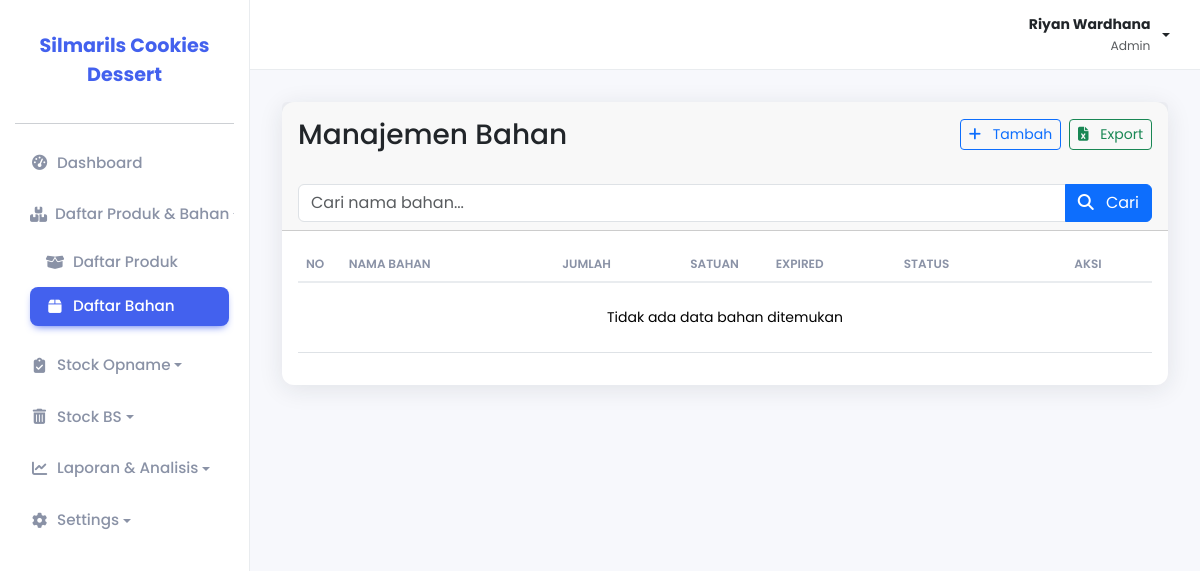
Page /pages/bahan/index.php (signed in) on the earlier database version.
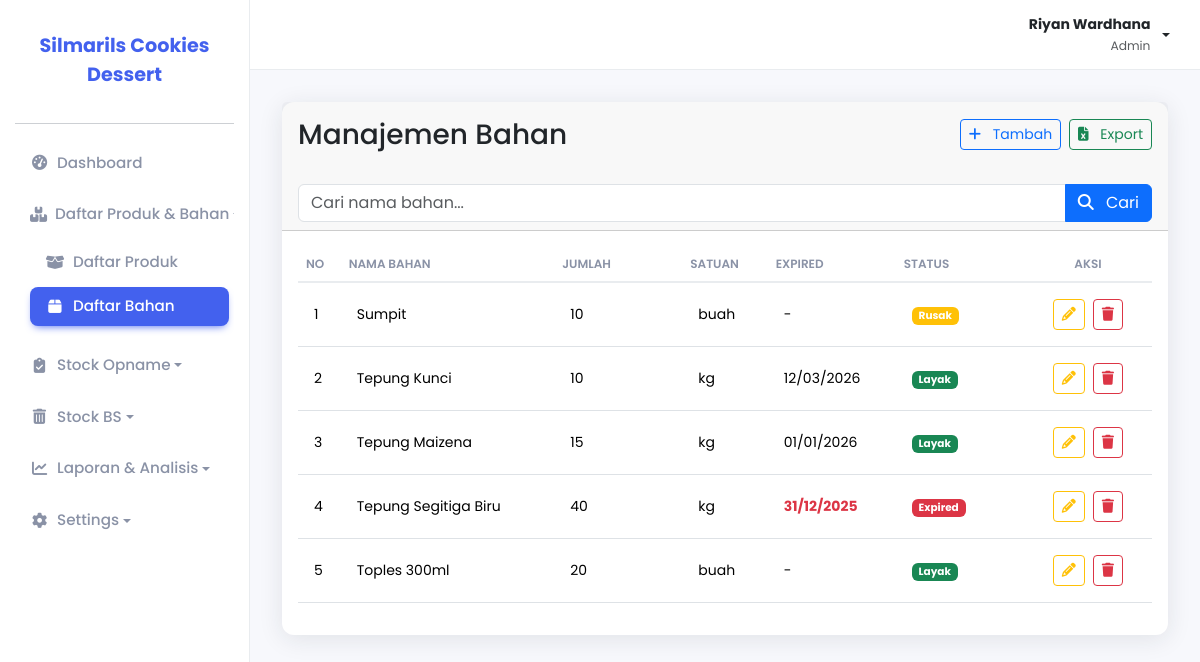
Same page on the later database version.
### tables this page shows
CREATE TABLE `bahan` (
  `nama_bahan` varchar(255) NOT NULL,
  `jumlah_bahan` int NOT NULL,
  `satuan_jumlah` varchar(255) NOT NULL,
  `tanggal_expired` date DEFAULT NULL,
  `status` enum('Layak','Rusak','Expired') NOT NULL DEFAULT 'Layak'
);

### pages/bahan/index.php (the view, shortened to what this page needs)
<?php
include_once(__DIR__ . '/../../includes/header.php');
$records_per_page = 20;
$current_page = isset($_GET['page']) && is_numeric($_GET['page']) ? (int)$_GET['page'] : 1;
$offset = ($current_page - 1) * $records_per_page;
$search_term = $_GET['search'] ?? '';
$search_query = "%" . $search_term . "%";
$stmt = $pdo->prepare("SELECT * FROM bahan
                      WHERE nama_bahan LIKE ?
                      ORDER BY nama_bahan ASC
                      LIMIT ? OFFSET ?");
$stmt->bindValue(1, $search_query, PDO::PARAM_STR);
$stmt->bindValue(2, $records_per_page, PDO::PARAM_INT);
$stmt->bindValue(3, $offset, PDO::PARAM_INT);
$stmt->execute();
?>
<div class="card">
    <div class="card-header">
        <div class="row align-items-center mb-4">
            <div class="col-sm-6 my-2">
                <h1 class="h3 mb-0">Manajemen Bahan</h1>
            </div>
            <div class="col-sm-6 text-sm-end mt-2 mt-sm-0">
                <div class="d-flex justify-content-end gap-2">
                    <a href="tambah.php" class="btn btn-outline-primary btn-sm">
                        <i class="fas fa-plus me-2"></i> Tambah
                    </a>
                    <a href="export_excel.php" class="btn btn-outline-success btn-sm">
                        <i class="fas fa-file-excel me-2"></i> Export
                    </a>
                </div>
            </div>
        </div>
        <form method="GET" action="">
            <div class="input-group">
                <input type="text" class="form-control" name="search" placeholder="Cari nama bahan..." value="<?php echo htmlspecialchars($search_term); ?>">
                <button type="submit" class="btn btn-primary">
                    <i class="fas fa-search me-2"></i> Cari
                </button>
            </div>
        </form>
    </div>
    <div class="card-body">
        <div class="table-responsive">
            <table class="table table-modern">
                <thead class="table-light">
                    <tr>
                        <th width="5%">No</th>
                        <th width="25%">Nama Bahan</th>
                        <th width="15%">Jumlah</th>
                        <th width="10%">Satuan</th>
                        <th width="15%">Expired</th>
                        <th width="15%">Status</th>
                        <th width="15%" class="text-center">Aksi</th>
                    </tr>
                </thead>
                <tbody>
                    <?php
                    $no = $offset + 1;
                    if ($stmt->rowCount() > 0) {
                        while ($row = $stmt->fetch(PDO::FETCH_ASSOC)) {
                            $status = $row['status'];
                            $badge_color = '';
                            if ($status == 'Layak') {
                                $badge_color = 'success';
                            } elseif ($status == 'Rusak') {
                                $badge_color = 'warning';
                            } elseif ($status == 'Expired') {
                                $badge_color = 'danger';
                            }
                    ?>
                            <tr>
                                <td><?php echo $no++; ?></td>
                                <td><?php echo htmlspecialchars($row['nama_bahan']); ?></td>
                                <td><?php echo number_format($row['jumlah_bahan'], 0, ',', '.'); ?></td>
                                <td><?php echo htmlspecialchars($row['satuan_jumlah']); ?></td>
                                <td class="<?php echo ($status == 'Expired') ? 'text-danger fw-bold' : ''; ?>">
                                    <?php echo $row['tanggal_expired'] ? date('d/m/Y', strtotime($row['tanggal_expired'])) : '-'; ?>
                                </td>
                                <td>
                                    <span class="badge bg-<?php echo $badge_color; ?>">
                                        <?php echo $status; ?>
                                    </span>
                                </td>
                                <td class="text-center">
                                    <div class="d-flex justify-content-center gap-2">
                                        <a href="edit.php?id=<?php echo urlencode($row['nama_bahan']); ?>" class="btn btn-sm btn-outline-warning" title="Edit">
                                            <i class="fa-solid fa-pencil"></i>
                                        </a>
                                        <a href="proses.php?action=hapus&id=<?php echo urlencode($row['nama_bahan']); ?>" class="btn btn-sm btn-outline-danger" title="Hapus" onclick="return confirm('Apakah Anda yakin ingin menghapus bahan ini?');">
                                            <i class="fa-solid fa-trash"></i>
                                        </a>
                                    </div>
                                </td>
                            </tr>
                    <?php
                        }
                    } else {
                        echo '<tr><td colspan="7" class="text-center py-4">Tidak ada data bahan ditemukan</td></tr>';
                    }
                    ?>
                </tbody>
            </table>
        </div>
    </div>
</div>
<?php
include_once(__DIR__ . '/../../includes/footer.php');
?>

### includes/header.php (shortened to what this page needs)
<!doctype html>
<html lang="id">
<head>
            <link rel="stylesheet" href="https://cdnjs.cloudflare.com/ajax/libs/font-awesome/6.2.0/css/all.min.css">
            <link rel="stylesheet" href="https://cdn.jsdelivr.net/npm/sweetalert2@11/dist/sweetalert2.min.css">
            <link href="https://cdn.jsdelivr.net/npm/bootstrap@5.3.3/dist/css/bootstrap.min.css" rel="stylesheet">
            <link rel="stylesheet" href="https://cdnjs.cloudflare.com/ajax/libs/font-awesome/6.5.2/css/all.min.css" />
            <link href="<?php echo BASE_URL; ?>assets/css/style.css" rel="stylesheet">
</head>
<body>
            <div class="top-header">
                        <div class="dropdown profile">
                                    <a href="#" class="d-flex align-items-center link-dark text-decoration-none dropdown-toggle" id="dropdownUser" data-bs-toggle="dropdown" aria-expanded="false">
                                                <div class="text-end me-2">
                                                            <span class="fw-bold"><?php echo htmlspecialchars($_SESSION['nama_lengkap']); ?></span><br>
                                                            <small class="text-muted text-capitalize"><?php echo htmlspecialchars($_SESSION['level']); ?></small>
                                                </div>
                                    </a>
                        </div>
            </div>
            <div class="d-flex">
                        <?php include_once('sidebar.php'); ?>
                        <div class="main-content flex-grow-1">

### includes/sidebar.php (shortened to what this page needs)
<?php
function is_active($path_segment)
{
    return strpos($_SERVER['REQUEST_URI'], $path_segment) !== false;
}
?>
<div class="sidebar">
    <a href="<?php echo BASE_URL; ?>" class="sidebar-brand">
        <span><?php echo defined('NAMA_WEBSITE') ? NAMA_WEBSITE : 'Sistem Inventori'; ?></span>
    </a>
    <hr>
    <div class="sidebar-scrollable">
        <a href="<?php echo BASE_URL; ?>" class="<?php echo (strpos($_SERVER['REQUEST_URI'], '/pages/') === false) ? 'active' : ''; ?>">
            <i class="fas fa-tachometer-alt fa-fw me-2"></i> <span>Dashboard</span>
        </a>
        <?php
        $is_daftar_active = is_active('pages/produk') || is_active('pages/bahan');
        ?>
        <a href="#daftarSubmenu" data-bs-toggle="collapse" class="dropdown-toggle <?php echo $is_daftar_active ? '' : 'collapsed'; ?>" aria-expanded="<?php echo $is_daftar_active ? 'true' : 'false'; ?>">
            <i class="fas fa-boxes fa-fw me-2"></i> <span>Daftar Produk & Bahan</span>
        </a>
        <ul class="collapse list-unstyled <?php echo $is_daftar_active ? 'show' : ''; ?>" id="daftarSubmenu">
            <li>
                <a href="<?php echo BASE_URL; ?>pages/produk/" class="<?php echo is_active('pages/produk') ? 'active' : ''; ?>">
                    <i class="fas fa-box-open fa-fw me-2"></i> Daftar Produk
                </a>
            </li>
            <li>
                <a href="<?php echo BASE_URL; ?>pages/bahan/" class="<?php echo is_active('pages/bahan') ? 'active' : ''; ?>">
                    <i class="fas fa-box fa-fw me-2"></i> Daftar Bahan
                </a>
            </li>
        </ul>
        <?php
        $is_opname_active = is_active('pages/stok_opname/produk') || is_active('pages/stok_opname/bahan');
        ?>
        <a href="#opnameSubmenu" data-bs-toggle="collapse" class="dropdown-toggle <?php echo $is_opname_active ? '' : 'collapsed'; ?>" aria-expanded="<?php echo $is_opname_active ? 'true' : 'false'; ?>">
            <i class="fas fa-clipboard-check fa-fw me-2"></i> <span>Stock Opname</span>
        </a>
        <?php
        $is_bs_active = is_active('pages/stok_bs/produk') || is_active('pages/stok_bs/bahan');
        ?>
        <a href="#bsSubmenu" data-bs-toggle="collapse" class="dropdown-toggle <?php echo $is_bs_active ? '' : 'collapsed'; ?>" aria-expanded="<?php echo $is_bs_active ? 'true' : 'false'; ?>">
            <i class="fas fa-trash-alt fa-fw me-2"></i> <span>Stock BS</span>
        </a>
        <?php if ($_SESSION['level'] == 'admin'): ?>
            <?php
            $is_laporan_active = is_active('pages/laporan_opname') || is_active('pages/laporan_bs') ||
                                is_active('pages/laporan_opname/produk') || is_active('pages/laporan_opname/bahan') ||
                                is_active('pages/laporan_bs/produk') || is_active('pages/laporan_bs/bahan');
            ?>
            <a href="#laporanSubmenu" data-bs-toggle="collapse" class="dropdown-toggle <?php echo $is_laporan_active ? '' : 'collapsed'; ?>" aria-expanded="<?php echo $is_laporan_active ? 'true' : 'false'; ?>">
                <i class="fas fa-chart-line fa-fw me-2"></i> <span>Laporan & Analisis</span>
            </a>
            <?php
            $is_settings_active = is_active('pages/data_staf') || is_active('pages/pengaturan_web');
            ?>
            <a href="#settingsSubmenu" data-bs-toggle="collapse" class="dropdown-toggle <?php echo $is_settings_active ? '' : 'collapsed'; ?>" aria-expanded="<?php echo $is_settings_active ? 'true' : 'false'; ?>">
                <i class="fas fa-cog fa-fw me-2"></i> <span>Settings</span>
            </a>
        <?php endif; ?>
    </div>
</div>

### includes/footer.php (shortened to what this page needs)
</div>
</div>
</body>
</html>

### assets/css/style.css (style rules this page uses)
:root { --primary-color: #4361ee; --background-color: #f7f8fc; --sidebar-bg: #ffffff; --card-bg: #ffffff; --text-color: #3b4455; --text-muted-color: #8a92a6; --border-color: #e9ecef; --shadow: 0 4px 24px 0 rgb(34 41 47 / 10%); --border-radius: 12px; }
body { font-family: "Poppins", sans-serif; background-color: var(--background-color); color: var(--text-color); font-size: 14px; }
.main-content { margin-top: 70px; margin-left: 250px; padding: 2rem; transition: all 0.3s; }
.top-header { height: 70px; background-color: var(--card-bg); border-bottom: 1px solid var(--border-color); padding: 0 30px; display: flex; justify-content: space-between; align-items: center; position: fixed; top: 0; left: 250px; right: 0; z-index: 1000; transition: all 0.3s; }
.sidebar { width: 250px; height: 100vh; position: fixed; top: 0; left: 0; background-color: var(--sidebar-bg); border-right: 1px solid var(--border-color); padding: 20px 15px; z-index: 1001; transition: all 0.3s; }
.sidebar .sidebar-brand { font-size: 1.2rem; font-weight: 700; color: var(--primary-color); text-align: center; display: block; text-decoration: none; }
.sidebar a { padding: 12px 15px; text-decoration: none; font-size: 0.95rem; color: var(--text-muted-color); display: flex; align-items: center; border-radius: 8px; margin-bottom: 5px; transition: all 0.2s ease-in-out; font-weight: 500; position: relative; }
.sidebar a.active { background-color: var(--primary-color); color: #ffffff; box-shadow: 0 4px 8px -4px var(--primary-color); }
.top-header .profile a { color: var(--text-color); }
.card { border-radius: var(--border-radius); border: none; box-shadow: var(--shadow); margin-bottom: 1.5rem; }
.table-modern { border-collapse: collapse; width: 100%; }
.table-modern thead th { background-color: transparent; border-bottom: 2px solid var(--border-color); color: var(--text-muted-color); font-weight: 600; text-transform: uppercase; font-size: 12px; }
.table-modern tbody td { vertical-align: middle; padding: 1rem; border-top: 1px solid var(--border-color); }

### includes/sidebar.php (style rules this page uses)
.sidebar { display: flex; flex-direction: column; height: 100vh; overflow: hidden; }
.sidebar-scrollable { flex: 1; overflow-y: auto; overflow-x: hidden; padding-right: 5px; }
.sidebar .collapse { margin-left: 15px; }
.sidebar .list-unstyled li a { padding: 8px 15px; display: flex; align-items: center; white-space: nowrap; }
.sidebar .list-unstyled li a i { margin-right: 8px; width: 20px; text-align: center; }

Differences in the rows shown:
added bahan: nama_bahan "Sumpit", jumlah_bahan "10", satuan_jumlah "buah", status "Rusak"
added bahan: nama_bahan "Tepung Kunci", jumlah_bahan "10", satuan_jumlah "kg", tanggal_expired "12/03/2026", status "Layak"
added bahan: nama_bahan "Tepung Maizena", jumlah_bahan "15", satuan_jumlah "kg", tanggal_expired "01/01/2026", status "Layak"
added bahan: nama_bahan "Tepung Segitiga Biru", jumlah_bahan "40", satuan_jumlah "kg", tanggal_expired "31/12/2025", status "Expired"
added bahan: nama_bahan "Toples 300ml", jumlah_bahan "20", satuan_jumlah "buah", status "Layak"
Other differences:
text no longer shown: "Tidak ada data bahan ditemukan"
